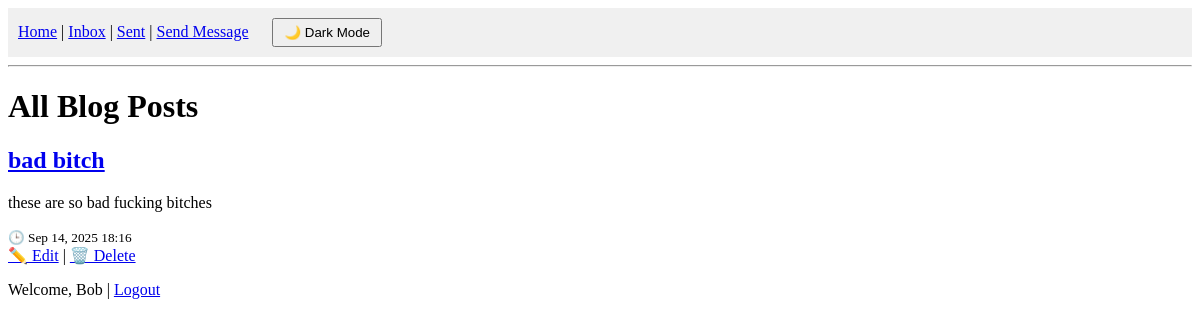
The app's page / (signed in) with its own data.
### blog/models.py (models this page shows, shortened)
class Post(models.Model):
    title = models.CharField(max_length=200)
    content = models.TextField()
    created_at = models.DateTimeField(auto_now_add=True)
    updated_at = models.DateTimeField(auto_now=True)
    author = models.ForeignKey(User, on_delete=models.CASCADE, null=True, blank=True)  # SAFE for now

### blog/views.py (the view)
# urls.py: path('', views.post_list, name='post_list'),
def post_list(request):
    posts = Post.objects.all().order_by('-created_at')
    return render(request, 'blog/post_list.html', {'posts': posts})

### blog/templates/blog/post_list.html (shortened to what this page needs)
{% extends 'blog/base.html' %}
{% block content %}
  <h1>All Blog Posts</h1>
  {% for post in posts %}
    <div class="post">
      <h2><a href="{{ post.id }}/">{{ post.title }}</a></h2>
      <p>{{ post.content|truncatewords:20 }}</p>
      <small>🕒 {{ post.created_at|date:"M d, Y H:i" }}</small><br>
      <a href="{{ post.id }}/edit/">✏️ Edit</a> |
      <a href="{{ post.id }}/delete/">🗑️ Delete</a>
    </div>
  {% empty %}
    <p>No posts yet. <a href="{% url 'post_new' %}">Create one</a>.</p>
  {% endfor %}
{% endblock %}

### blog/templates/blog/base.html (shortened to what this page needs)
{% load static %}
<!DOCTYPE html>
<html lang="en">
<head>
    <link rel="stylesheet" href="{% static 'blog/style.css' %}">
</head>
<body class="light-mode">
    <nav>
        <a href="{% url 'post_list' %}">Home</a> |
        <a href="{% url 'inbox' %}">Inbox</a> |
        <a href="{% url 'sent_messages' %}">Sent</a> |
        <a href="{% url 'send_message' %}">Send Message</a>
        <button id="theme-toggle">🌙 Dark Mode</button>
    </nav>
    <hr>
    {% block content %}
    {% endblock %}
    {% if user.is_authenticated %}
  <p>Welcome, {{ user.username }} | <a href="{% url 'logout' %}">Logout</a></p>
{% else %}
  <p><a href="{% url 'login' %}">Login</a> | <a href="{% url 'signup' %}">Signup</a></p>
{% endif %}
</body>
</html>

### blog/static/blog/style.css (style rules this page uses)
body.light-mode { background-color: #ffffff; color: #000000; }
nav { padding: 10px; background: #f0f0f0; }
button { margin-left: 20px; padding: 5px 10px; cursor: pointer; }

### records on screen
Post: title "bad bitch", content "these are so bad fucking bitches", created_at "Sep 14, 2025 18:16"

### other values on screen
{{ user.username }} "Bob"
